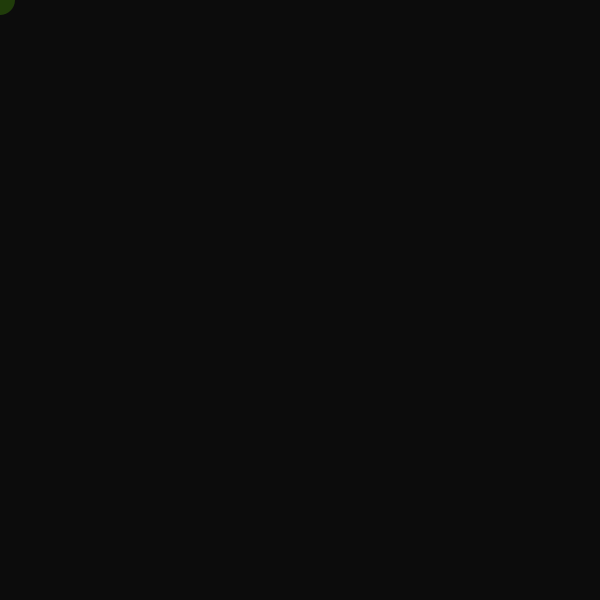
Frame 1 (no input)
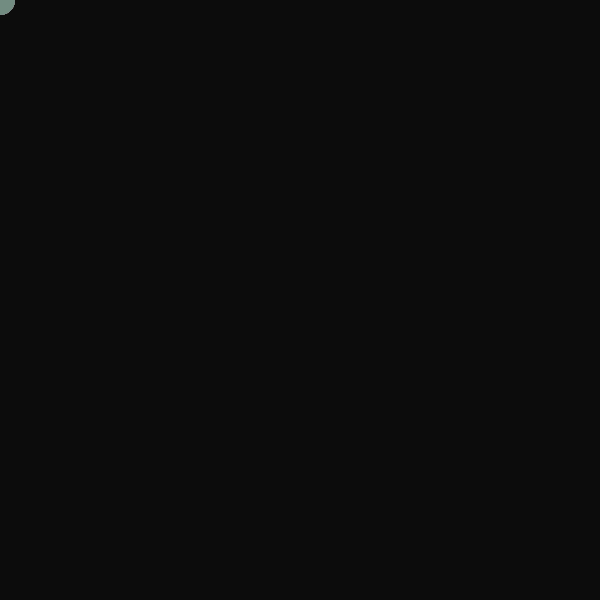
Frame 60 (the mouse pressed at the canvas centre just before this capture)
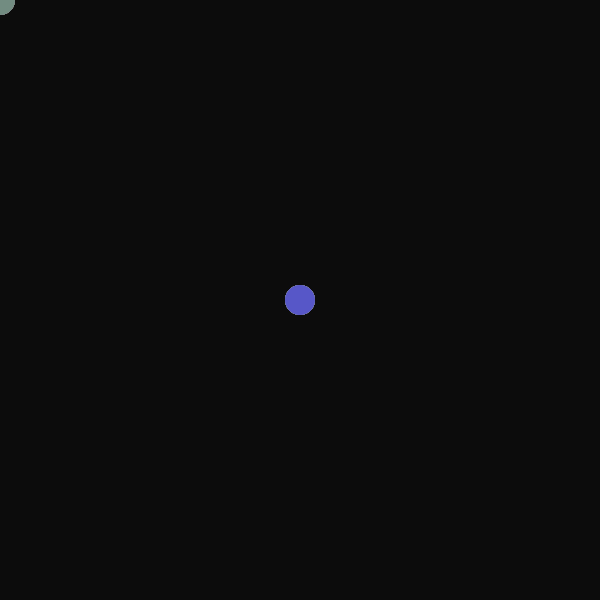
Frame 120 (the mouse held since frame 60 and released just before this capture)

The Processing sketch that drew these frames (run headless with seeded random() and noise(); from frame 60 on, the mouse is pressed at the canvas centre):

// Processing sketch: processing_134098
// ── processing_134098.pde

int aumento = 0;
void setup() {
  size (600, 600);
  colorMode (HSB);
  noStroke ();
  background (random(0,20));
  noCursor();
  }
void draw () {
  fill (random (0,255), 255, 255 , 50);
  ellipse (mouseX, mouseY, 30, 30);
  aumento += 2;
}
